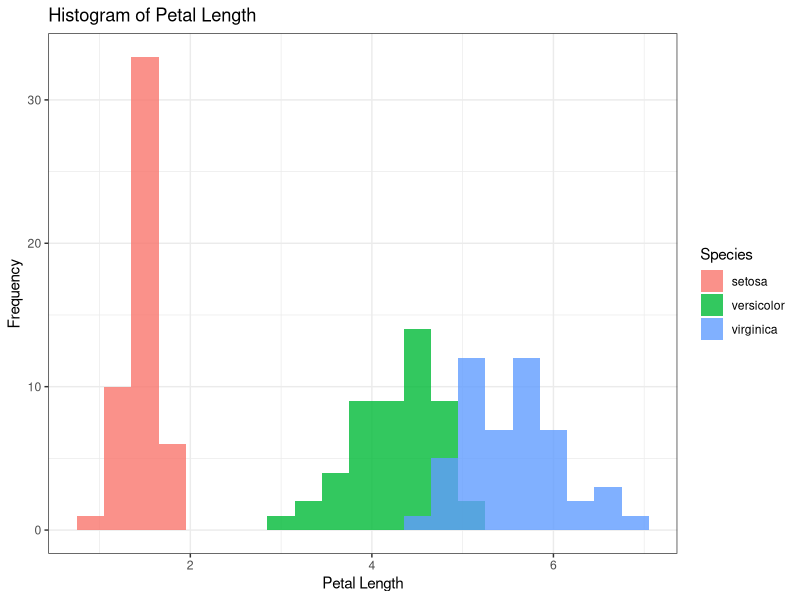

Here is the R script that generated this plot:
## ---- chunk 1
knitr::opts_chunk$set(echo = TRUE)
set.seed(42) # seed for any random generation
## ---- chunk 2
data(iris)
library(ggplot2)
mean_value=mean(iris$Petal.Length)
mean_value
## ---- chunk 3
ggplot(iris,aes(Petal.Length))+
  geom_histogram(binwidth=0.3,aes(fill=Species),alpha=0.8,position='identity')+
  xlab("Petal Length") +  
  ylab("Frequency") + 
  ggtitle("Histogram of Petal Length")+
  theme_bw()
